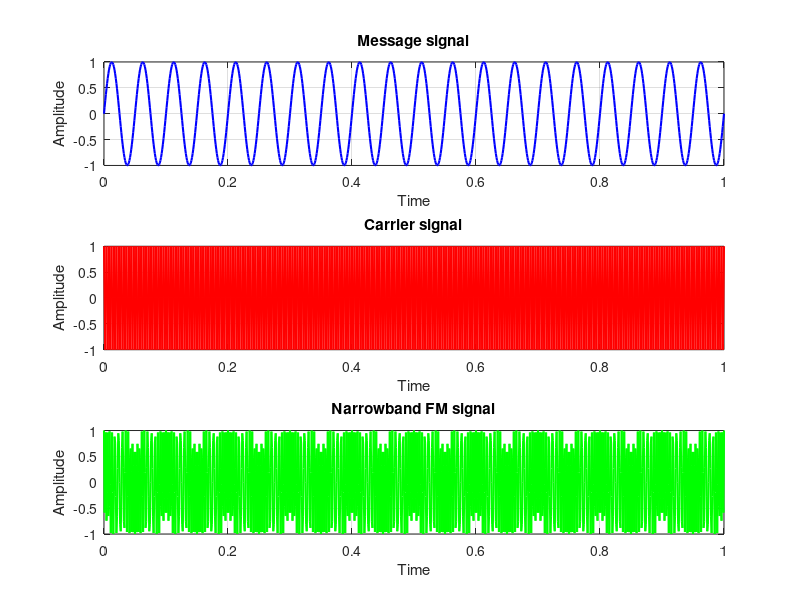

The MATLAB script that drew this image:
%  MATLAB code to generate the narrowband FM signal
clc;       % Clears the Command Window
clear all; % Clears the Workspace
close all; % Closes all the Windows opened by the program
  
% Time sampling where Step Size = 0.001
t = 0:0.001:1;
fm = 20; % frequency of the Message signal
fc = 250; % frequency of the Carrier signal
  
% Take the user input for the Frequency Modulation Index (b)
% (b) must be less than 1
b = input("Enter the value of b (<1): ");
  
% Define the Message signal
% here its a Sine wave
msg = sin(2*pi*fm*t);
  
% Define the Carrier signal
% here it is a Cosine wave
crr = cos(2*pi*fc*t);
  
% Narrowband FM Signal generation
nb_fm = cos((2*pi*fc*t)+(b*sin(2*pi*fm*t)));
  
% Plot all the three signals
figure('Name','Narrowband FM Signal Generation');
  
% Message Signal
subplot(3,1,1);
plot(t, msg, 'b', 'Linewidth', 1.5);
title('Message signal');
xlabel('Time')
ylabel('Amplitude')
grid on;
  
% Carrier Signal
subplot(3,1,2);
plot(t, crr, 'r', 'Linewidth', 1.5);
title('Carrier signal');
xlabel('Time')
ylabel('Amplitude')
grid on;
  
% Narrowband FM Signal
subplot(3,1,3);
plot(t, nb_fm, 'g', 'Linewidth', 1.5);
title('Narrowband FM signal');
xlabel('Time')
ylabel('Amplitude')
grid on;